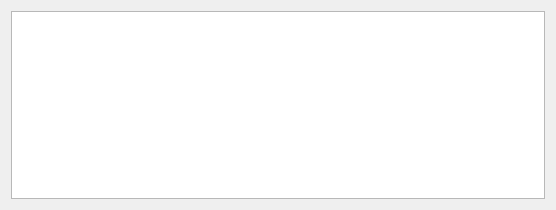
<?xml version="1.0" encoding="UTF-8"?>
<ui version="4.0">
 <class>ResultWidget</class>
 <widget class="QWidget" name="ResultWidget">
  <property name="geometry">
   <rect>
    <x>0</x>
    <y>0</y>
    <width>556</width>
    <height>210</height>
   </rect>
  </property>
  <property name="windowTitle">
   <string>Form</string>
  </property>
  <layout class="QVBoxLayout" name="verticalLayout">
   <item>
    <widget class="QTableView" name="resultTableView"/>
   </item>
  </layout>
 </widget>
 <resources/>
 <connections/>
</ui>
